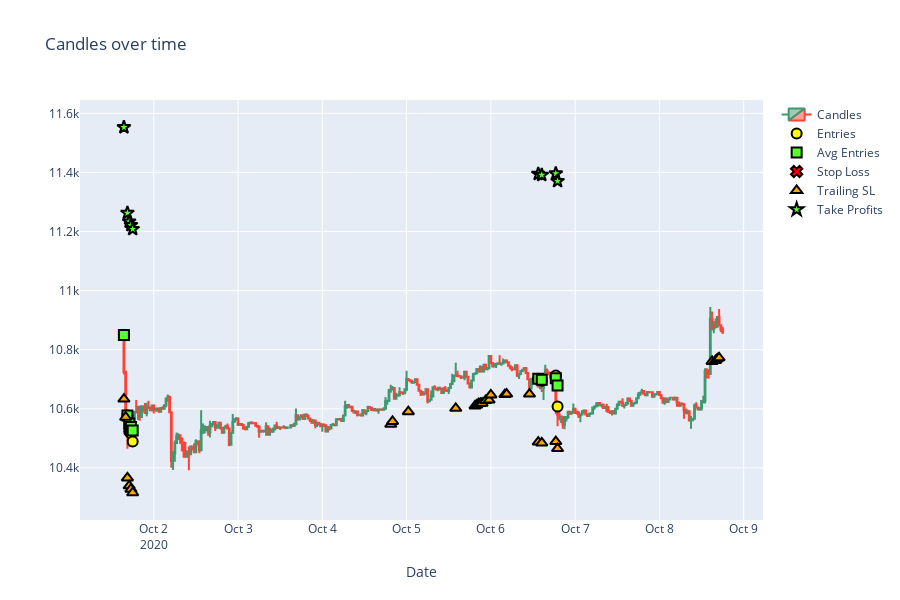

The notebook cell saved with this chart:
### Code cell
plot_trades_all_info(
    open_prices=prices.open,
    high_prices=prices.high,
    low_prices=prices.low,
    close_prices=prices.close,
    order_records=order_records[:30],
)

### Figure 1 — Plotly figure (JSON) as saved in the notebook; plotly's stock layout.template omitted (floating-point values rounded to 4 significant figures; data arrays with more than 128 entries replaced by an {"elided": "..."} marker saying what was removed)
{"data": [{"close": {"elided": "344 float values"}, "high": {"elided": "344 float values"}, "low": {"elided": "344 float values"}, "name": "Candles", "open": {"elided": "344 float values"}, "type": "candlestick", "x": {"elided": "344 str values"}}, {"marker": {"color": "yellow", "line": {"color": "black", "width": 2}, "size": 10, "symbol": "circle"}, "mode": "markers", "name": "Entries", "type": "scatter", "x": {"elided": "344 str values"}, "y": {"elided": "344 float values"}}, {"marker": {"color": "#57FF30", "line": {"color": "black", "width": 2}, "size": 10, "symbol": "square"}, "mode": "markers", "name": "Avg Entries", "type": "scatter", "x": {"elided": "344 str values"}, "y": {"elided": "344 float values"}}, {"marker": {"color": "red", "line": {"color": "black", "width": 2}, "size": 10, "symbol": "x"}, "mode": "markers", "name": "Stop Loss", "type": "scatter", "x": {"elided": "344 str values"}, "y": {"elided": "344 null values"}}, {"marker": {"color": "orange", "line": {"color": "black", "width": 2}, "size": 10, "symbol": "triangle-up"}, "mode": "markers", "name": "Trailing SL", "type": "scatter", "x": {"elided": "344 str values"}, "y": {"elided": "344 float values"}}, {"marker": {"color": "#57FF30", "line": {"color": "black", "width": 2}, "size": 10, "symbol": "star"}, "mode": "markers", "name": "Take Profits", "type": "scatter", "x": {"elided": "344 str values"}, "y": {"elided": "344 float values"}}], "layout": {"autosize": true, "height": 600, "title": {"text": "Candles over time"}, "xaxis": {"rangeslider": {"visible": false}, "title": {"text": "Date"}}}}
